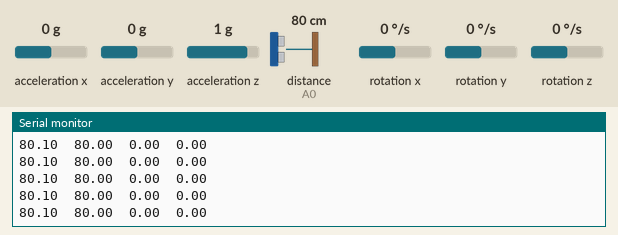
Recording of a sketch running on a simulated Arduino Uno, built with avr-gcc and run on an emulated ATmega328P. On the bench: the last lines printed to the serial monitor. Wiring (inferred from the names in the program): ultrasonic range finder: trigger A1; echo A0. The inputs (shaded band) are chosen by the test bench; at power-on: distance to the obstacle (sensor on A0) 80 cm, rotation z 0 °/s, acceleration x 0 g, acceleration y 0 g, acceleration z 1 g, rotation x 0 °/s, rotation y 0 °/s. The echo pulse lasts 58.3 µs per cm; random numbers use the default seed unless the sketch sets one.

Above: at 1.2 s.
1.3 s: distance to the obstacle (sensor on A0) set to 120 cm
At 2.0 s:
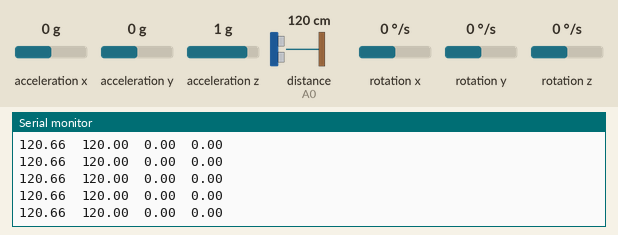
4.3 s: rotation z set to -100 °/s
At 5.1 s:
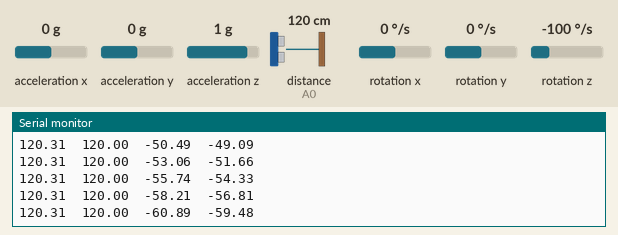
7.3 s: distance to the obstacle (sensor on A0) set to 299 cm
At 8.2 s:
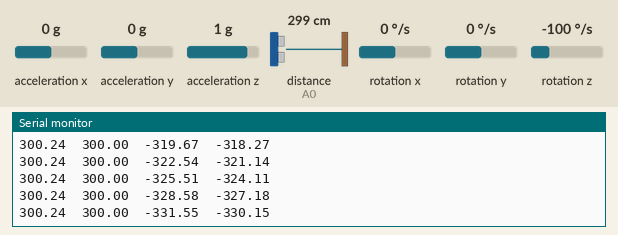
10.3 s: rotation z set to -192 °/s
At 11.2 s:
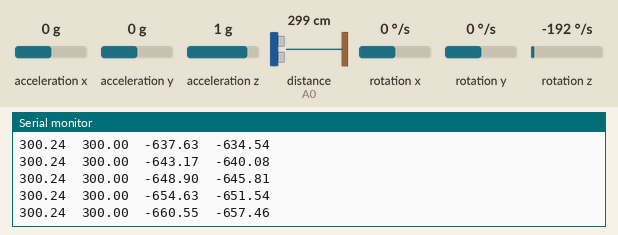
Timing chart, 0 to 12.8 s (numbered marks = the images above; inputs shaded):
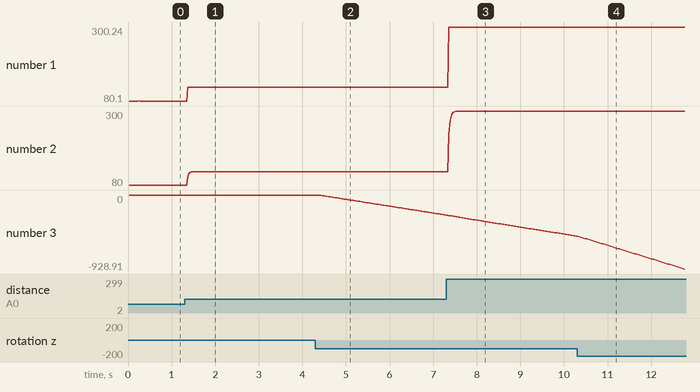

Measured:
- after the input at 1.3 s, the serial monitor: prints a new line after 0.07 s (image 1)
- after the input at 4.3 s, the serial monitor: prints a new line after 0.09 s (image 2)
- plotted number 1: 80.1 → 120.66 after the input at 1.3 s
- plotted number 2: 80 → 120 after the input at 1.3 s
- plotted number 3: 0 → -252.15 after the input at 4.3 s

The sketch:

v1-kalman-filter-tuning.ino
```cpp
#include <Stepper.h>
#include "I2Cdev.h"
#include "MPU6050.h"
#include "Wire.h"

// 1D Kalman filter library from https://github.com/bachagas/Kalman
#include <Kalman.h>;


//* Stepper config *//
// Control variables for movement
int stepsPerLoop_1;
int stepsPerLoop_2;
int starttime;
int endtime;
//
// Instancing stepper objects, mind the irregular pin order!
// 28BYJ-48 steps per rev at full step accounting gearbox 64 * 64 = 4096
Stepper myStepper_1(4096, 9, 11, 10, 12);
Stepper myStepper_2(4096, 5, 7, 6, 8);

//* Accelerometer config *//
MPU6050 accelgyro;
int16_t ax, ay, az;
int16_t gx, gy, gz;
float yaw_raw = 0;
float imu_last_read_time = 0;
float dt;

//* Ultrasonic sensor config*/
const int pingPin = A1; // Trigger Pin of Ultrasonic Sensor
const int echoPin = A0; // Echo Pin of Ultrasonic Sensor
float dist_raw;
float duration;

//* Kalman filters config */
// Instance of time-variant kf with default init values:
// {process noise cov, measurement noise cov, estimation error cov} = {Q, R, P, init_measurement}
Kalman yaw_KalmanFilter(0.05, 0.05, 100, 0);
float yaw_filtered = 0;
//
Kalman distance_KalmanFilter(0.05, 0.05, 100, 0);
float dist_filtered = 0;


void setup() {

  // join I2C bus
  Wire.begin();

  // initialize serial communication & test devices
  Serial.begin(9600);
  accelgyro.initialize();
  Serial.println(accelgyro.testConnection() ? "MPU6050 connection successful" : "MPU6050 connection failed");

  // Set base RPMs for each motor, stablest range: (1, 15)
  myStepper_1.setSpeed(5);
  myStepper_2.setSpeed(5);


  pinMode(pingPin, OUTPUT);
  pinMode(echoPin, INPUT);
}


void loop() {
  // read indirect yaw measurements from IMU
  yaw_raw, yaw_filtered = readIMU();

  // read distance from ultrasonic sensor
  dist_raw, dist_filtered = readUltrasonic();

  // Serial display
  Serial.print(dist_raw); Serial.print("\t");
  Serial.print(dist_filtered); Serial.print("\t");
  Serial.print(yaw_raw); Serial.print("\t");
  Serial.println(yaw_filtered);

  delay(10);
}


int readUltrasonic() {
  /*
   * Ultrasonic sensors work by emitting a pulse for a certain amount
   * of time and checking how long it takes to come back.
   */
  digitalWrite(pingPin, LOW);
  delayMicroseconds(2);
  digitalWrite(pingPin, HIGH);
  delayMicroseconds(10);
  digitalWrite(pingPin, LOW);
  duration = pulseIn(echoPin, HIGH);
  dist_raw = microsecondsToCentimeters(duration);
  dist_filtered = distance_KalmanFilter.getFilteredValue(dist_raw);
  return dist_raw, dist_filtered;
}

float microsecondsToCentimeters(float microseconds) {
   return microseconds / 29 / 2;
}


double readIMU() {
  /*
   * Update the yaw's measurement from the accelerometer's gz.
   * Returns both filtered and unfiltered yaw estimates for comparison
   * and filter tuning.
   * Unit conversion ruled by I2C class defaults:
   *    +-2g for accelerations
   *    +-250 deg/sec for gyros
   *    +- 32768 digital resolution of all measurements
   */
  // Update yaw estimate from gz and timestep, skip 1st iteration
  if (imu_last_read_time != 0){
    dt = (millis() - imu_last_read_time);
    yaw_raw = yaw_raw + (float)gz * dt / 1000;
    yaw_filtered = yaw_filtered + yaw_KalmanFilter.getFilteredValue((float)gz) * dt / 1000;
  }

  // Read IMU, store timestamp and convert to physical units
  accelgyro.getMotion6(&ax, &ay, &az, &gx, &gy, &gz);
  imu_last_read_time = millis();
  // ax = ax * (9.81/16384.0);     // m/s^2
  // ay = ay * (9.81/16384.0);     // m/s^2
  // az = az * (9.81/16384.0);     // m/s^2
  // gx = gx * (250.0/32768.0);    // º/s
  // gy = gy * (250.0/32768.0);    // º/s
  gz = gz * (250.0/32768.0);       // º/s

  return yaw_raw, yaw_filtered;
}


void movement() {
  /*  Because we cannot move two motors simultaneously with Stepper.step,
   *  we use this sneaky trick to alternate small motions in each motor,
   *  giving the impression that they move at the same time.
   *  This shouldn't be isolated in a function but placed  as main routine.
   */
  stepsPerLoop_1 = random(-5, 5);
  stepsPerLoop_2 = random(-5, 5);
  starttime = millis();
  endtime = starttime;
  while ((endtime - starttime) <=1000){
    myStepper_1.step(stepsPerLoop_1);
    myStepper_2.step(stepsPerLoop_2);
    endtime = millis();
  }
}
```
